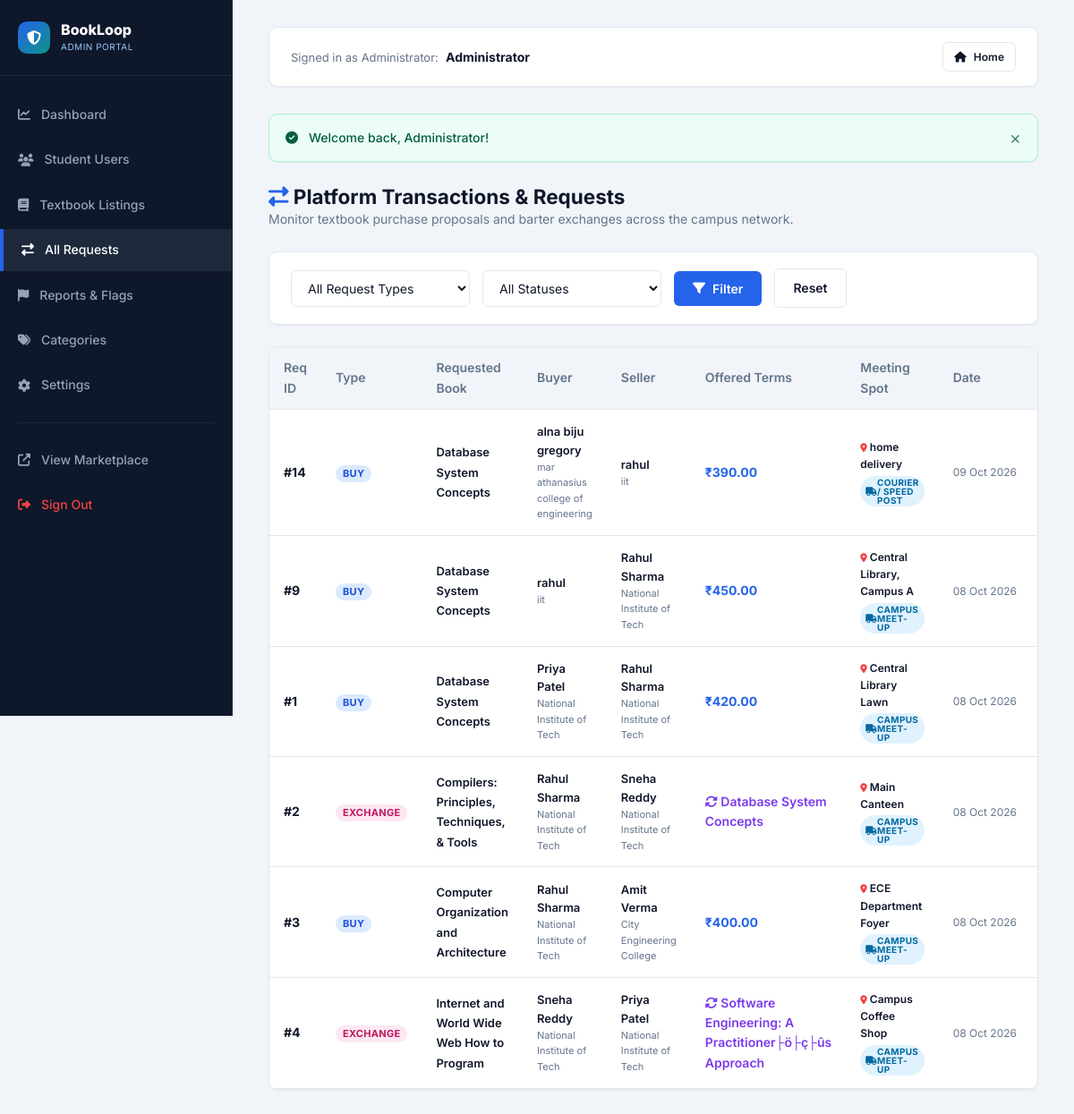
The app's page /admin/requests.php (signed in) with its own data.
### tables this page shows
CREATE TABLE `users` (
  `user_id` int(11) NOT NULL AUTO_INCREMENT,
  `name` varchar(100) NOT NULL,
  `email` varchar(150) NOT NULL,
  `password` varchar(255) NOT NULL,
  `phone` varchar(20) NOT NULL,
  `college` varchar(150) NOT NULL,
  `department` varchar(100) NOT NULL,
  `semester` int(11) NOT NULL DEFAULT 1,
  `student_id` varchar(50) NOT NULL,
  `profile_image` varchar(255) DEFAULT 'default_avatar.svg',
  `role` enum('student','admin') DEFAULT 'student',
  `status` enum('active','inactive','suspended') DEFAULT 'active',
  `created_at` datetime DEFAULT current_timestamp(),
  PRIMARY KEY (`user_id`),
  UNIQUE KEY `email` (`email`),
  KEY `idx_users_email` (`email`),
  KEY `idx_users_dept` (`department`),
  KEY `idx_users_status` (`status`)
);

CREATE TABLE `requests` (
  `request_id` int(11) NOT NULL AUTO_INCREMENT,
  `book_id` int(11) NOT NULL,
  `buyer_id` int(11) NOT NULL,
  `seller_id` int(11) NOT NULL,
  `request_type` enum('buy','exchange') NOT NULL,
  `offered_price` decimal(10,2) DEFAULT NULL,
  `offered_book_id` int(11) DEFAULT NULL,
  `meeting_place` varchar(150) DEFAULT NULL,
  `delivery_option` varchar(100) DEFAULT 'Campus Meet-up',
  `contact_method` varchar(100) DEFAULT 'Chat',
  `message` text DEFAULT NULL,
  `status` enum('Pending','Accepted','Rejected','Cancelled','Completed') DEFAULT 'Pending',
  `created_at` datetime DEFAULT current_timestamp(),
  `updated_at` datetime DEFAULT current_timestamp() ON UPDATE current_timestamp(),
  PRIMARY KEY (`request_id`),
  KEY `book_id` (`book_id`),
  KEY `offered_book_id` (`offered_book_id`),
  KEY `idx_req_buyer` (`buyer_id`),
  KEY `idx_req_seller` (`seller_id`),
  KEY `idx_req_status` (`status`),
  CONSTRAINT `requests_ibfk_1` FOREIGN KEY (`book_id`) REFERENCES `books` (`book_id`) ON DELETE CASCADE,
  CONSTRAINT `requests_ibfk_2` FOREIGN KEY (`buyer_id`) REFERENCES `users` (`user_id`) ON DELETE CASCADE,
  CONSTRAINT `requests_ibfk_3` FOREIGN KEY (`seller_id`) REFERENCES `users` (`user_id`) ON DELETE CASCADE,
  CONSTRAINT `requests_ibfk_4` FOREIGN KEY (`offered_book_id`) REFERENCES `books` (`book_id`) ON DELETE SET NULL
);

CREATE TABLE `books` (
  `book_id` int(11) NOT NULL AUTO_INCREMENT,
  `user_id` int(11) NOT NULL,
  `title` varchar(255) NOT NULL,
  `author` varchar(255) NOT NULL,
  `isbn` varchar(50) DEFAULT NULL,
  `subject` varchar(100) NOT NULL,
  `department` varchar(100) NOT NULL,
  `semester` int(11) NOT NULL DEFAULT 1,
  `edition` varchar(50) DEFAULT NULL,
  `publisher` varchar(150) DEFAULT NULL,
  `original_price` decimal(10,2) DEFAULT 0.00,
  `price` decimal(10,2) NOT NULL DEFAULT 0.00,
  `condition` enum('Like New','Very Good','Good','Acceptable') NOT NULL DEFAULT 'Good',
  `listing_type` enum('For Sale','For Exchange','Sale or Exchange') NOT NULL DEFAULT 'For Sale',
  `description` text NOT NULL,
  `image` varchar(255) DEFAULT 'default_book.svg',
  `location` varchar(150) NOT NULL,
  `delivery_type` varchar(150) DEFAULT 'Campus Handover & Hostel Delivery',
  `preferred_contact` varchar(100) DEFAULT 'Chat on BookLoop',
  `status` enum('Available','Pending','Sold','Exchanged') DEFAULT 'Available',
  `approval_status` enum('Pending','Approved','Rejected') DEFAULT 'Pending',
  `created_at` datetime DEFAULT current_timestamp(),
  `updated_at` datetime DEFAULT current_timestamp() ON UPDATE current_timestamp(),
  PRIMARY KEY (`book_id`),
  KEY `user_id` (`user_id`),
  KEY `idx_books_title` (`title`),
  KEY `idx_books_author` (`author`),
  KEY `idx_books_subject` (`subject`),
  KEY `idx_books_dept` (`department`),
  KEY `idx_books_sem` (`semester`),
  KEY `idx_books_status` (`status`),
  KEY `idx_books_approval` (`approval_status`),
  CONSTRAINT `books_ibfk_1` FOREIGN KEY (`user_id`) REFERENCES `users` (`user_id`) ON DELETE CASCADE
);

### admin/requests.php (the view, shortened to what this page needs)
<?php
require_once __DIR__ . '/includes/header.php';
$sql = "
    SELECT r.*,
           b.title as book_title, b.image as book_image, b.price as book_price,
           ob.title as offered_book_title,
           buyer.name as buyer_name, buyer.college as buyer_college,
           seller.name as seller_name, seller.college as seller_college
    FROM requests r
    JOIN books b ON r.book_id = b.book_id
    LEFT JOIN books ob ON r.offered_book_id = ob.book_id
    JOIN users buyer ON r.buyer_id = buyer.user_id
    JOIN users seller ON r.seller_id = seller.user_id
    WHERE 1=1
";
$params = [];
$sql .= " ORDER BY r.created_at DESC";
$stmt = $pdo->prepare($sql);
$stmt->execute($params);
$requests = $stmt->fetchAll();
?>
<div style="display:flex; justify-content:space-between; align-items:center; margin-bottom:24px;">
  <div>
    <h2><i class="fas fa-exchange-alt" style="color:var(--primary);"></i> Platform Transactions & Requests</h2>
    <p style="color:var(--text-muted); font-size:14px;">Monitor textbook purchase proposals and barter exchanges across the campus network.</p>
  </div>
</div>
<div class="card" style="padding:18px 24px; margin-bottom:24px;">
  <form action="<?= BASE_URL ?>admin/requests.php" method="GET" style="display:flex; gap:14px; align-items:center;">
    <div style="width:200px;">
      <select name="type" class="form-control">
        <option value="">All Request Types</option>
      </select>
    </div>
    <div style="width:200px;">
      <select name="status" class="form-control">
        <option value="">All Statuses</option>
      </select>
    </div>
    <button type="submit" class="btn btn-primary"><i class="fas fa-filter"></i> Filter</button>
    <a href="<?= BASE_URL ?>admin/requests.php" class="btn btn-outline">Reset</a>
  </form>
</div>
<div class="card">
  <div class="table-responsive">
    <table class="data-table">
      <thead>
        <tr>
          <th>Req ID</th>
          <th>Type</th>
          <th>Requested Book</th>
          <th>Buyer</th>
          <th>Seller</th>
          <th>Offered Terms</th>
          <th>Meeting Spot</th>
          <th>Date</th>
          <th>Status</th>
        </tr>
      </thead>
      <tbody>
        <?php if (empty($requests)): ?>
          <tr><td colspan="9" style="text-align:center; padding:30px; color:var(--text-muted);">No requests recorded.</td></tr>
        <?php else: ?>
          <?php foreach ($requests as $r): ?>
            <tr>
              <td style="font-weight:700;">#<?= $r['request_id'] ?></td>
              <td>
                <span class="badge" style="background:<?= $r['request_type'] === 'buy' ? '#dbeafe' : '#fce7f3' ?>; color:<?= $r['request_type'] === 'buy' ? '#1d4ed8' : '#be185d' ?>;">
                  <?= strtoupper($r['request_type']) ?>
                </span>
              </td>
              <td>
                <a href="<?= BASE_URL ?>admin/book-details.php?id=<?= $r['book_id'] ?>" style="font-weight:600; color:var(--text-main); font-size:13px;">
                  <?= e($r['book_title']) ?>
                </a>
              </td>
              <td>
                <div style="font-weight:600; font-size:13px;"><?= e($r['buyer_name']) ?></div>
                <div style="font-size:11px; color:var(--text-muted);"><?= e($r['buyer_college']) ?></div>
              </td>
              <td>
                <div style="font-weight:600; font-size:13px;"><?= e($r['seller_name']) ?></div>
                <div style="font-size:11px; color:var(--text-muted);"><?= e($r['seller_college']) ?></div>
              </td>
              <td>
                <?php if ($r['request_type'] === 'buy'): ?>
                  <span style="font-weight:700; color:var(--primary);"><?= formatPrice($r['offered_price']) ?></span>
                <?php else: ?>
                  <span style="font-weight:600; color:#7c3aed;"><i class="fas fa-sync-alt"></i> <?= e($r['offered_book_title'] ?? 'Book Trade') ?></span>
                <?php endif; ?>
              <td style="font-size:12px;">
                <div style="font-weight:600;"><i class="fas fa-map-marker-alt" style="color:var(--danger); font-size:10px;"></i> <?= e($r['meeting_place']) ?></div>
                <?php if (!empty($r['delivery_option'])): ?>
                  <div style="margin-top:3px;"><span class="badge" style="background:#e0f2fe; color:#0369a1; font-size:10px; padding:2px 6px;"><i class="fas fa-truck"></i> <?= e($r['delivery_option']) ?></span></div>
                <?php endif; ?>
              </td>
              <td style="font-size:12px; color:var(--text-muted); white-space:nowrap;"><?= date('d M Y', strtotime($r['created_at'])) ?></td>
              <td><?= getStatusBadge($r['status']) ?></td>
            </tr>
          <?php endforeach; ?>
        <?php endif; ?>
      </tbody>
    </table>
  </div>
</div>
<?php require_once __DIR__ . '/includes/footer.php'; ?>

### admin/includes/header.php (shortened to what this page needs)
<?php
require_once __DIR__ . '/../../config/database.php';
require_once __DIR__ . '/../../includes/functions.php';
require_once __DIR__ . '/../../includes/auth.php';
$adminUser = getAuthUser($pdo);
$currentAdminPage = basename($_SERVER['PHP_SELF']);
?>
<!DOCTYPE html>
<html lang="en">
<head>
  <link rel="stylesheet" href="https://cdnjs.cloudflare.com/ajax/libs/font-awesome/6.4.0/css/all.min.css">
  <link rel="stylesheet" href="<?= BASE_URL ?>css/style.css">
  <link rel="stylesheet" href="<?= BASE_URL ?>css/responsive.css">
</head>
<body>
<div class="admin-layout">
  <aside class="admin-sidebar">
    <a href="<?= BASE_URL ?>admin/dashboard.php" class="admin-brand">
      <div class="brand-icon" style="width:36px; height:36px; font-size:16px;">
        <i class="fas fa-shield-alt"></i>
      </div>
      <div>
        <div style="font-weight:800; font-size:16px; color:white; line-height:1;">BookLoop</div>
        <div style="font-size:10px; color:#93c5fd; text-transform:uppercase; letter-spacing:0.5px; margin-top:3px;">Admin Portal</div>
      </div>
    </a>
    <nav class="admin-nav">
      <a href="<?= BASE_URL ?>admin/dashboard.php" class="admin-nav-item <?= $currentAdminPage === 'dashboard.php' ? 'active' : '' ?>">
        <i class="fas fa-chart-line"></i> Dashboard
      </a>
      <a href="<?= BASE_URL ?>admin/users.php" class="admin-nav-item <?= in_array($currentAdminPage, ['users.php', 'user-details.php']) ? 'active' : '' ?>">
        <i class="fas fa-users"></i> Student Users
      </a>
      <a href="<?= BASE_URL ?>admin/books.php" class="admin-nav-item <?= in_array($currentAdminPage, ['books.php', 'book-details.php']) ? 'active' : '' ?>">
        <i class="fas fa-book"></i> Textbook Listings
      </a>
      <a href="<?= BASE_URL ?>admin/requests.php" class="admin-nav-item <?= $currentAdminPage === 'requests.php' ? 'active' : '' ?>">
        <i class="fas fa-exchange-alt"></i> All Requests
      </a>
      <a href="<?= BASE_URL ?>admin/reports.php" class="admin-nav-item <?= $currentAdminPage === 'reports.php' ? 'active' : '' ?>">
        <i class="fas fa-flag"></i> Reports & Flags
      </a>
      <a href="<?= BASE_URL ?>admin/categories.php" class="admin-nav-item <?= $currentAdminPage === 'categories.php' ? 'active' : '' ?>">
        <i class="fas fa-tags"></i> Categories
      </a>
      <a href="<?= BASE_URL ?>admin/settings.php" class="admin-nav-item <?= $currentAdminPage === 'settings.php' ? 'active' : '' ?>">
        <i class="fas fa-cog"></i> Settings
      </a>
      <div style="height:1px; background:#1e293b; margin:14px 20px;"></div>
      <a href="<?= BASE_URL ?>index.php" class="admin-nav-item" target="_blank">
        <i class="fas fa-external-link-alt"></i> View Marketplace
      </a>
      <a href="<?= BASE_URL ?>logout.php" class="admin-nav-item" style="color:#ef4444;">
        <i class="fas fa-sign-out-alt"></i> Sign Out
      </a>
    </nav>
  </aside>
  <main class="admin-main">
    <div class="admin-topbar">
      <div>
        <span style="font-size:13px; color:var(--text-muted);">Signed in as Administrator:</span>
        <strong style="font-size:14px; color:var(--text-main); margin-left:4px;"><?= e($adminUser['name']) ?></strong>
      </div>
      <div>
        <a href="<?= BASE_URL ?>index.php" class="btn btn-sm btn-outline"><i class="fas fa-home"></i> Home</a>
      </div>
    </div>

### css/style.css (style rules this page uses)
:root { --primary: #2563eb; --primary-hover: #1d4ed8; --primary-light: #eff6ff; --primary-dark: #1e40af; --secondary: #0d9488; --secondary-hover: #0f766e; --secondary-light: #f0fdf4; --accent: #f59e0b; --accent-light: #fef3c7; --success: #10b981; --success-light: #ecfdf5; --warning: #f59e0b; --warning-light: #fffbeb; --danger: #ef4444; --danger-light: #fef2f2; --info: #0284c7; --info-light: #f0f9ff; --text-main: #0f172a; --text-muted: #64748b; --text-light: #94a3b8; --text-white: #ffffff; --bg-body: #f8fafc; --bg-card: #ffffff; --bg-alt: #f1f5f9; --border-color: #e2e8f0; --border-focus: #93c5fd; --shadow-sm: 0 1px 2px 0 rgba(0, 0, 0, 0.05); --shadow-md: 0 4px 6px -1px rgba(0, 0, 0, 0.1), 0 2px 4px -2px rgba(0, 0, 0, 0.05); --shadow-lg: 0 10px 15px -3px rgba(0, 0, 0, 0.1), 0 4px 6px -4px rgba(0, 0, 0, 0.05); --shadow-xl: 0 20px 25px -5px rgba(0, 0, 0, 0.1), 0 8px 10px -6px rgba(0, 0, 0, 0.04); --radius-sm: 6px; --radius-md: 10px; --radius-lg: 16px; --radius-full: 9999px; --transition: all 0.2s cubic-bezier(0.4, 0, 0.2, 1); --container-max: 1200px; }
*, *::before, *::after { box-sizing: border-box; margin: 0; padding: 0; }
body { font-family: 'Inter', -apple-system, BlinkMacSystemFont, "Segoe UI", Roboto, Oxygen, Ubuntu, Cantarell, sans-serif; font-size: 15px; line-height: 1.6; color: var(--text-main); background-color: var(--bg-body); display: flex; flex-direction: column; min-height: 100vh; }
a { color: var(--primary); text-decoration: none; transition: var(--transition); }
button, input, select, textarea { font-family: inherit; font-size: inherit; }
h1, h2, h3, h4, h5, h6 { color: var(--text-main); font-weight: 700; line-height: 1.3; }
.brand-icon { width: 40px; height: 40px; background: linear-gradient(135deg, var(--primary), var(--secondary)); border-radius: var(--radius-md); display: flex; align-items: center; justify-content: center; color: white; font-size: 20px; }
.btn { display: inline-flex; align-items: center; justify-content: center; gap: 8px; font-weight: 600; font-size: 14px; padding: 10px 20px; border-radius: var(--radius-sm); border: 1px solid transparent; cursor: pointer; transition: var(--transition); text-decoration: none; }
.btn-sm { padding: 6px 12px; font-size: 12px; }
.btn-primary { background-color: var(--primary); color: white; }
.btn-outline { background-color: transparent; border-color: var(--border-color); color: var(--text-main); }
.badge { display: inline-flex; align-items: center; padding: 4px 8px; border-radius: var(--radius-full); font-size: 11px; font-weight: 700; text-transform: uppercase; letter-spacing: 0.3px; line-height: 1; }
.form-control { width: 100%; padding: 10px 14px; border: 1px solid var(--border-color); border-radius: var(--radius-sm); background-color: white; color: var(--text-main); font-size: 14px; transition: var(--transition); outline: none; }
.card { background-color: var(--bg-card); border: 1px solid var(--border-color); border-radius: var(--radius-md); box-shadow: var(--shadow-sm); margin-bottom: 24px; overflow: hidden; }
.table-responsive { width: 100%; overflow-x: auto; }
.data-table { width: 100%; border-collapse: collapse; text-align: left; font-size: 14px; }
.data-table th { background-color: var(--bg-alt); padding: 12px 16px; font-weight: 600; color: var(--text-muted); border-bottom: 1px solid var(--border-color); }
.data-table td { padding: 14px 16px; border-bottom: 1px solid var(--border-color); color: var(--text-main); vertical-align: middle; }

### records on screen
users: name "Administrator"
requests: request_id "14", request_type "BUY", book.title "Database System Concepts", buyer.name "alna biju gregory", buyer.college "mar athanasius college of engineering", seller.name "rahul", seller.college "iit", offered_price "₹390.00", meeting_place "home delivery", delivery_option "COURIER / SPEED POST", created_at "09 Oct 2026"
requests: request_id "9", request_type "BUY", book.title "Database System Concepts", buyer.name "rahul", buyer.college "iit", seller.name "Rahul Sharma", seller.college "National Institute of Tech", offered_price "₹450.00", meeting_place "Central Library, Campus A", delivery_option "CAMPUS MEET-UP", created_at "08 Oct 2026"
requests: request_id "1", request_type "BUY", book.title "Database System Concepts", buyer.name "Priya Patel", buyer.college "National Institute of Tech", seller.name "Rahul Sharma", seller.college "National Institute of Tech", offered_price "₹420.00", meeting_place "Central Library Lawn", delivery_option "CAMPUS MEET-UP", created_at "08 Oct 2026"
requests: request_id "2", request_type "EXCHANGE", book.title "Compilers: Principles, Techniques, & Tools", buyer.name "Rahul Sharma", buyer.college "National Institute of Tech", seller.name "Sneha Reddy", seller.college "National Institute of Tech", offered_book.title "Database System Concepts", meeting_place "Main Canteen", delivery_option "CAMPUS MEET-UP", created_at "08 Oct 2026"
requests: request_id "3", request_type "BUY", book.title "Computer Organization and Architecture", buyer.name "Rahul Sharma", buyer.college "National Institute of Tech", seller.name "Amit Verma", seller.college "City Engineering College", offered_price "₹400.00", meeting_place "ECE Department Foyer", delivery_option "CAMPUS MEET-UP", created_at "08 Oct 2026"
requests: request_id "4", request_type "EXCHANGE", book.title "Internet and World Wide Web How to Program", buyer.name "Sneha Reddy", buyer.college "National Institute of Tech", seller.name "Priya Patel", seller.college "National Institute of Tech", offered_book.title "Software Engineering: A Practitioner├ö├ç├ûs Approach", meeting_place "Campus Coffee Shop", delivery_option "CAMPUS MEET-UP", created_at "08 Oct 2026"

### other values on screen
$msg "Welcome back, Administrator!"
